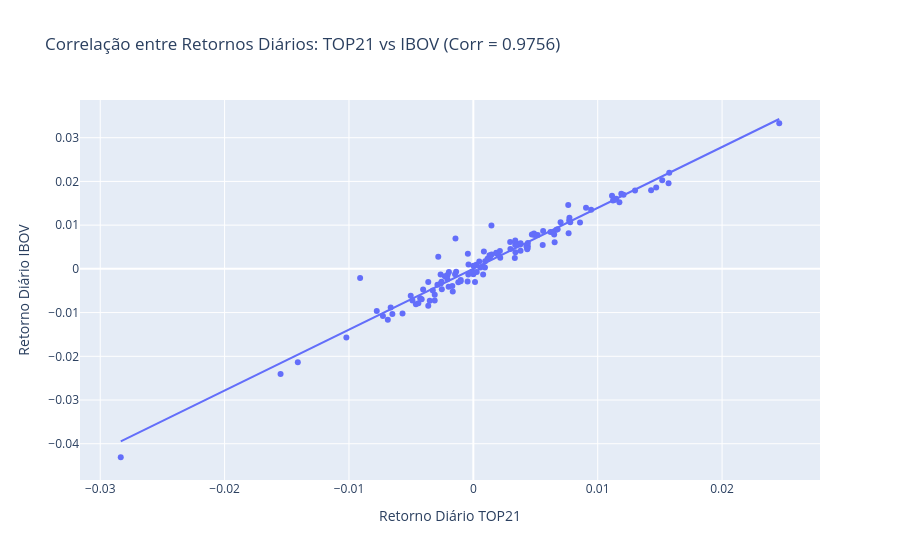

Source (notebook cell):
### Code cell
# gráfico da correlação entre retornos diários do TOP21 e IBOV

retIbov, retTop21, ibov = calc_retornos_diarios_top21_ibov()

plotlyCorrelacao_TOP21_IBOV(retTop21, retIbov)
